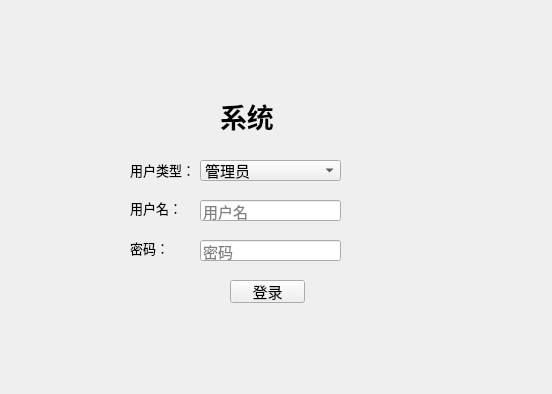
<?xml version="1.0" encoding="UTF-8"?>
<ui version="4.0">
 <class>Form</class>
 <widget class="QWidget" name="Form">
  <property name="geometry">
   <rect>
    <x>0</x>
    <y>0</y>
    <width>552</width>
    <height>394</height>
   </rect>
  </property>
  <property name="sizePolicy">
   <sizepolicy hsizetype="Fixed" vsizetype="Fixed">
    <horstretch>0</horstretch>
    <verstretch>0</verstretch>
   </sizepolicy>
  </property>
  <property name="minimumSize">
   <size>
    <width>552</width>
    <height>394</height>
   </size>
  </property>
  <property name="maximumSize">
   <size>
    <width>552</width>
    <height>394</height>
   </size>
  </property>
  <property name="font">
   <font>
    <family>Agency FB</family>
    <pointsize>11</pointsize>
   </font>
  </property>
  <property name="windowTitle">
   <string>SyS_Login</string>
  </property>
  <widget class="QLabel" name="label">
   <property name="geometry">
    <rect>
     <x>220</x>
     <y>90</y>
     <width>301</width>
     <height>51</height>
    </rect>
   </property>
   <property name="font">
    <font>
     <family>Agency FB</family>
     <pointsize>20</pointsize>
     <bold>true</bold>
    </font>
   </property>
   <property name="text">
    <string>系统</string>
   </property>
  </widget>
  <widget class="QLineEdit" name="edt_username">
   <property name="geometry">
    <rect>
     <x>200</x>
     <y>200</y>
     <width>141</width>
     <height>21</height>
    </rect>
   </property>
   <property name="placeholderText">
    <string>用户名</string>
   </property>
  </widget>
  <widget class="QLineEdit" name="edt_password">
   <property name="geometry">
    <rect>
     <x>200</x>
     <y>240</y>
     <width>141</width>
     <height>21</height>
    </rect>
   </property>
   <property name="placeholderText">
    <string>密码</string>
   </property>
  </widget>
  <widget class="QPushButton" name="btn_login">
   <property name="geometry">
    <rect>
     <x>230</x>
     <y>280</y>
     <width>75</width>
     <height>23</height>
    </rect>
   </property>
   <property name="text">
    <string>登录</string>
   </property>
  </widget>
  <widget class="QLabel" name="label_2">
   <property name="geometry">
    <rect>
     <x>130</x>
     <y>200</y>
     <width>51</width>
     <height>16</height>
    </rect>
   </property>
   <property name="font">
    <font>
     <family>Agency FB</family>
     <pointsize>10</pointsize>
     <bold>false</bold>
    </font>
   </property>
   <property name="text">
    <string>用户名：</string>
   </property>
  </widget>
  <widget class="QLabel" name="label_3">
   <property name="geometry">
    <rect>
     <x>130</x>
     <y>240</y>
     <width>51</width>
     <height>16</height>
    </rect>
   </property>
   <property name="font">
    <font>
     <family>Agency FB</family>
     <pointsize>10</pointsize>
     <bold>false</bold>
    </font>
   </property>
   <property name="text">
    <string>密码：</string>
   </property>
  </widget>
  <widget class="QComboBox" name="comboBox_2">
   <property name="geometry">
    <rect>
     <x>200</x>
     <y>160</y>
     <width>141</width>
     <height>21</height>
    </rect>
   </property>
   <item>
    <property name="text">
     <string>管理员</string>
    </property>
   </item>
   <item>
    <property name="text">
     <string>普通员工</string>
    </property>
   </item>
  </widget>
  <widget class="QLabel" name="label_5">
   <property name="geometry">
    <rect>
     <x>130</x>
     <y>160</y>
     <width>61</width>
     <height>20</height>
    </rect>
   </property>
   <property name="font">
    <font>
     <family>Agency FB</family>
     <pointsize>10</pointsize>
     <bold>false</bold>
    </font>
   </property>
   <property name="text">
    <string>用户类型：</string>
   </property>
  </widget>
 </widget>
 <resources/>
 <connections/>
</ui>
